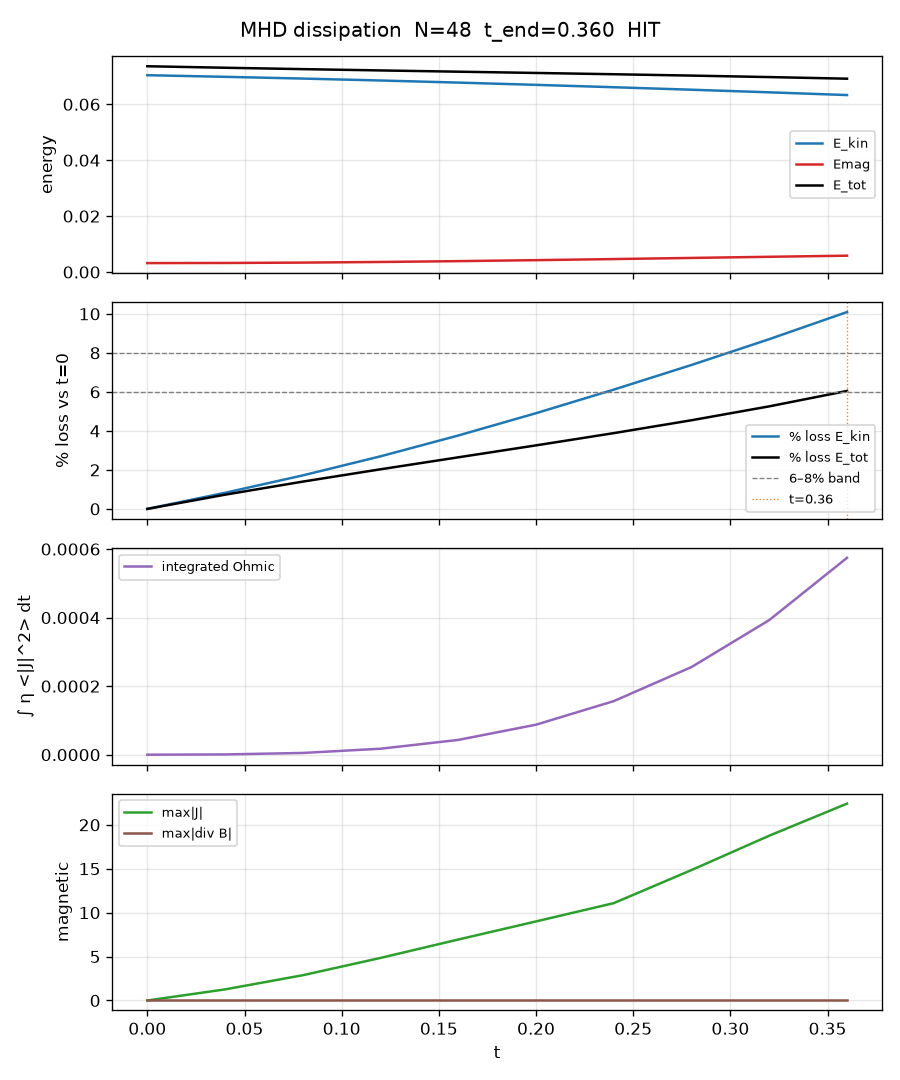

Generate this figure with Python:
"""NS+MHD residual-dissipation run: measure the MHD2/02 6–8% ΔE_tot band.

Quote (MHD2/02, Crow tubes + 4-scar, N=48, t=0.36):

    ΔE_tot(t) = 1 - E_tot(t) / E_tot(0)
    E_tot     = E_kin + E_mag
    E_kin     = (1/2) < |u|^2 >
    E_mag     = (1/2) < |B|^2 >

    NS + MHD (b_guide="z", η=1e-3, B0=0.08, viscoelastic=False):
        ΔE_tot(0.36) = 6.26%
        most kinetic loss is stored as E_mag
    Hybrid + MHD (same magnetic dials): ΔE_tot = 8.57%
    NS (no B): ΔE_tot = 5.95%

That 6–8% band is measured TOTAL energy loss, not the polymer residual
diagnostics in MHD/01 (D1, D2, D3, E_AN, T_*). MHD/01's magnetic counterpart
is the Ohmic sink η <|J|^2> plus late-time residual Lorentz work; this script
integrates Ohmic and reports max|J| / max|div B| so you can see whether a
6–8% ΔE_tot is viscous+Ohmic or a low-N sheet artifact (MHD2/02 open Q).

This run: mode="mhd", viscoelastic=False, note defaults, N=32 (start; notes
used N=48), t_end=0.36 (not the old t=0.08 smoke).

    python examples/mhd_dissipation.py
"""

from __future__ import annotations

import argparse
import csv
import sys
from pathlib import Path

sys.path.insert(0, str(Path(__file__).resolve().parents[1]))

import numpy as np

import matplotlib

matplotlib.use("Agg")
import matplotlib.pyplot as plt

from chive_ns import run_framework

# MHD2/02 table target (do not treat as settled physics).
T_NOTE = 0.36
BAND_LO, BAND_HI = 6.0, 8.0  # percent ΔE_tot
NOTE_N = 48
NOTE_NS_MHD_PCT = 6.26
NOTE_HYBRID_PCT = 8.57

# Safe default from MHD2/02 for low-residual Crow suppression.
MHD_PARAMS = dict(eta=1e-3, B0=0.08, b_guide="z")


def _running_trapz(y: np.ndarray, t: np.ndarray) -> np.ndarray:
    """Running trapezoidal integral; out[0] = 0."""
    y = np.asarray(y, dtype=float)
    t = np.asarray(t, dtype=float)
    out = np.zeros_like(y)
    if y.size < 2:
        return out
    pieces = 0.5 * (y[1:] + y[:-1]) * (t[1:] - t[:-1])
    out[1:] = np.cumsum(pieces)
    return out


def _interp_at(t: np.ndarray, y: np.ndarray, t_query: float) -> float:
    t = np.asarray(t, dtype=float)
    y = np.asarray(y, dtype=float)
    if t.size == 0:
        return float("nan")
    if t_query <= t[0]:
        return float(y[0])
    if t_query >= t[-1]:
        return float(y[-1])
    return float(np.interp(t_query, t, y))


def _verdict(t, pct_tot, max_J, max_divB, ohmic_int, n, t_end):
    """HIT / MISS / TOO EARLY / LOW-N ARTIFACT plus a one-line why."""
    t = np.asarray(t, dtype=float)
    pct_tot = np.asarray(pct_tot, dtype=float)
    t_final = float(t[-1]) if t.size else 0.0
    pct_at_note = _interp_at(t, pct_tot, T_NOTE)
    pct_final = float(pct_tot[-1]) if pct_tot.size else float("nan")
    j_final = float(max_J[-1]) if len(max_J) else float("nan")
    j_peak = float(np.max(max_J)) if len(max_J) else float("nan")
    divb_peak = float(np.max(np.abs(max_divB))) if len(max_divB) else float("nan")
    ohm_end = float(ohmic_int[-1]) if len(ohmic_int) else 0.0

    in_band = BAND_LO <= pct_at_note <= BAND_HI

    if t_final < 0.90 * T_NOTE:
        return (
            "TOO EARLY",
            f"t_end={t_final:.3f} < MHD2/02 t={T_NOTE} so ΔE_tot={pct_final:.2f}% "
            f"is not comparable to the 6–8% table yet",
        )

    # Spectral projection should keep div B ~ roundoff. Anything much larger
    # is a solver leak, not the physical 6–8%.
    if not np.isfinite(divb_peak) or divb_peak > 1e-6:
        return (
            "LOW-N ARTIFACT",
            f"max|div B|={divb_peak:.2e} (expect ~1e-15); ΔE_tot is not a clean energy budget",
        )

    # MHD2/02 open Q: late Ohmic ramps may be under-resolved sheets.
    # Notes used N=48 and asked for N=64/96. At N=32 a late |J| spike plus a
    # miss of the band is treated as resolution, not a physics miss.
    late = t >= (0.7 * T_NOTE)
    j_late = float(np.max(max_J[late])) if np.any(late) else j_peak
    j_early = float(np.max(max_J[~late])) if np.any(~late) else j_peak
    ohmic_ramp = np.isfinite(j_late) and np.isfinite(j_early) and j_late > 3.0 * max(j_early, 1e-12)

    if in_band:
        extra = ""
        if n < NOTE_N:
            extra = (
                f" (N={n} < note N={NOTE_N}; treat as a hit on this grid, "
                f"not a confirmation of the N=48 table)"
            )
        return (
            "HIT",
            f"ΔE_tot({T_NOTE})={pct_at_note:.2f}% sits in [{BAND_LO:g}, {BAND_HI:g}]% "
            f"(note NS+MHD {NOTE_NS_MHD_PCT:g}%, hybrid {NOTE_HYBRID_PCT:g}%)"
            + extra,
        )

    if n < NOTE_N and ohmic_ramp:
        return (
            "LOW-N ARTIFACT",
            f"ΔE_tot({T_NOTE})={pct_at_note:.2f}% outside 6–8%, but N={n} "
            f"(notes used {NOTE_N}) and late max|J| spiked {j_early:.3g} → {j_late:.3g} "
            f"(∫Ohmic={ohm_end:.3e}); MHD2/02 flagged this as possible sheet under-resolution",
        )

    if n < NOTE_N:
        return (
            "MISS",
            f"ΔE_tot({T_NOTE})={pct_at_note:.2f}% outside [{BAND_LO:g}, {BAND_HI:g}]% "
            f"at N={n} (notes used N={NOTE_N}). Not an Ohmic-ramp artifact by the |J| test; "
            f"rerun at N={NOTE_N} before treating as physics",
        )

    return (
        "MISS",
        f"reached t={t_final:.3f} at N={n} with ΔE_tot({T_NOTE})={pct_at_note:.2f}% "
        f"outside [{BAND_LO:g}, {BAND_HI:g}]% (peak max|J|={j_peak:.3g}, ∫Ohmic={ohm_end:.3e})",
    )


def _write_csv(path: Path, t, e_kin, e_mag, e_tot, pct_kin, pct_tot,
               ohmic, ohmic_int, max_J, max_divB):
    fields = [
        "t", "E_kin", "Emag", "E_tot",
        "pct_loss_E_kin", "pct_loss_E_tot",
        "ohmic", "ohmic_integrated", "max_J", "max_divB",
    ]
    with path.open("w", newline="") as f:
        w = csv.DictWriter(f, fieldnames=fields)
        w.writeheader()
        for i in range(len(t)):
            w.writerow({
                "t": float(t[i]),
                "E_kin": float(e_kin[i]),
                "Emag": float(e_mag[i]),
                "E_tot": float(e_tot[i]),
                "pct_loss_E_kin": float(pct_kin[i]),
                "pct_loss_E_tot": float(pct_tot[i]),
                "ohmic": float(ohmic[i]),
                "ohmic_integrated": float(ohmic_int[i]),
                "max_J": float(max_J[i]),
                "max_divB": float(max_divB[i]),
            })


def _write_png(path: Path, t, e_kin, e_mag, e_tot, pct_kin, pct_tot,
               ohmic_int, max_J, max_divB, n, verdict):
    t = np.asarray(t, dtype=float)
    fig, axes = plt.subplots(4, 1, sharex=True, figsize=(7.5, 9.0))

    axes[0].plot(t, e_kin, label="E_kin", color="C0")
    axes[0].plot(t, e_mag, label="Emag", color="C3")
    axes[0].plot(t, e_tot, label="E_tot", color="k")
    axes[0].set_ylabel("energy")
    axes[0].legend(loc="best", fontsize=8)
    axes[0].grid(True, alpha=0.3)

    axes[1].plot(t, pct_kin, label="% loss E_kin", color="C0")
    axes[1].plot(t, pct_tot, label="% loss E_tot", color="k")
    axes[1].axhline(BAND_LO, color="0.5", ls="--", lw=0.8)
    axes[1].axhline(BAND_HI, color="0.5", ls="--", lw=0.8, label="6–8% band")
    axes[1].axvline(T_NOTE, color="C1", ls=":", lw=0.8, label=f"t={T_NOTE}")
    axes[1].set_ylabel("% loss vs t=0")
    axes[1].legend(loc="best", fontsize=8)
    axes[1].grid(True, alpha=0.3)

    axes[2].plot(t, ohmic_int, color="C4", label="integrated Ohmic")
    axes[2].set_ylabel("∫ η <|J|^2> dt")
    axes[2].legend(loc="best", fontsize=8)
    axes[2].grid(True, alpha=0.3)

    axes[3].plot(t, max_J, color="C2", label="max|J|")
    axes[3].plot(t, max_divB, color="C5", label="max|div B|")
    axes[3].set_ylabel("magnetic")
    axes[3].set_xlabel("t")
    axes[3].legend(loc="best", fontsize=8)
    axes[3].grid(True, alpha=0.3)

    fig.suptitle(
        f"MHD dissipation  N={n}  t_end={float(t[-1]):.3f}  {verdict}"
    )
    fig.tight_layout()
    fig.savefig(path, dpi=120)
    plt.close(fig)


def main(argv=None):
    p = argparse.ArgumentParser(description="MHD2/02 6–8% ΔE_tot dissipation check")
    p.add_argument("--N", type=int, default=32, help="spectral resolution (default 32)")
    p.add_argument("--t-end", type=float, default=T_NOTE,
                   help=f"physical end time (default {T_NOTE}, MHD2/02 table)")
    p.add_argument("--dt", type=float, default=0.002,
                   help="timestep (default 0.002, same as MHD smoke)")
    p.add_argument("--diag-every", type=int, default=20)
    p.add_argument("--outdir", type=str, default=None)
    args = p.parse_args(argv)

    t_end = float(args.t_end)
    dt = float(args.dt)
    steps = max(int(round(t_end / dt)), 1)
    n = int(args.N)

    outdir = Path(args.outdir) if args.outdir else Path(__file__).resolve().parent
    outdir.mkdir(parents=True, exist_ok=True)

    print(
        f"MHD dissipation: mode=mhd  N={n}  t_end={t_end}  dt={dt}  "
        f"steps={steps}  eta={MHD_PARAMS['eta']}  B0={MHD_PARAMS['B0']}  "
        f"b_guide={MHD_PARAMS['b_guide']!r}  ic=tubes  n_scars=4"
    )
    print("Compiling / running (first JAX compile is slow) ...")

    out = run_framework(
        mode="mhd",
        viscoelastic=False,
        dim=3,
        N=n,
        steps=steps,
        dt=dt,
        ic="tubes",
        scheme="rk2",
        force_on=True,
        n_scars=4,
        diag_every=int(args.diag_every),
        nu=5e-4,
        mhd_params=dict(MHD_PARAMS),
    )

    t = np.asarray(out["time"], dtype=float)
    e_kin = np.asarray(out["energy"], dtype=float)
    e_mag = np.asarray(out["mag_energy"], dtype=float)
    e_tot = e_kin + e_mag
    e_kin0 = float(e_kin[0]) if e_kin.size else 0.0
    e_tot0 = float(e_tot[0]) if e_tot.size else 0.0
    pct_kin = 100.0 * (1.0 - e_kin / (e_kin0 + 1e-30))
    pct_tot = 100.0 * (1.0 - e_tot / (e_tot0 + 1e-30))
    ohmic = np.asarray(out["ohmic"], dtype=float)  # η < |J|^2 >  (instantaneous)
    ohmic_int = _running_trapz(ohmic, t)
    max_J = np.asarray(out["max_J"], dtype=float)
    max_divB = np.asarray(out["max_divB"], dtype=float)

    print()
    print(f"{'t':>7}  {'E_kin':>10} {'Emag':>10} {'E_tot':>10}  "
          f"{'dEkin%':>8} {'dEtot%':>8}  {'∫Ohmic':>10}  {'max|J|':>9} {'max|divB|':>10}")
    for i in range(len(t)):
        print(
            f"{t[i]:7.3f}  "
            f"{e_kin[i]:10.4e} {e_mag[i]:10.4e} {e_tot[i]:10.4e}  "
            f"{pct_kin[i]:8.3f} {pct_tot[i]:8.3f}  "
            f"{ohmic_int[i]:10.4e}  "
            f"{max_J[i]:9.4e} {max_divB[i]:10.3e}"
        )

    label, why = _verdict(t, pct_tot, max_J, max_divB, ohmic_int, n, t_end)
    pct_note = _interp_at(t, pct_tot, T_NOTE)
    pct_kin_note = _interp_at(t, pct_kin, T_NOTE)

    csv_path = outdir / "mhd_dissipation.csv"
    png_path = outdir / "mhd_dissipation.png"
    _write_csv(csv_path, t, e_kin, e_mag, e_tot, pct_kin, pct_tot,
               ohmic, ohmic_int, max_J, max_divB)
    _write_png(png_path, t, e_kin, e_mag, e_tot, pct_kin, pct_tot,
               ohmic_int, max_J, max_divB, n, label)

    print()
    print(f"wrote {csv_path}")
    print(f"wrote {png_path}")
    print(
        f"at t={T_NOTE}: ΔE_kin={pct_kin_note:.2f}%  ΔE_tot={pct_note:.2f}%  "
        f"(∫Ohmic={float(ohmic_int[-1]):.4e}, peak max|J|={float(np.max(max_J)):.4e})"
    )
    print(f"6–8% check: {label} / {why}")
    return out


if __name__ == "__main__":
    main()
